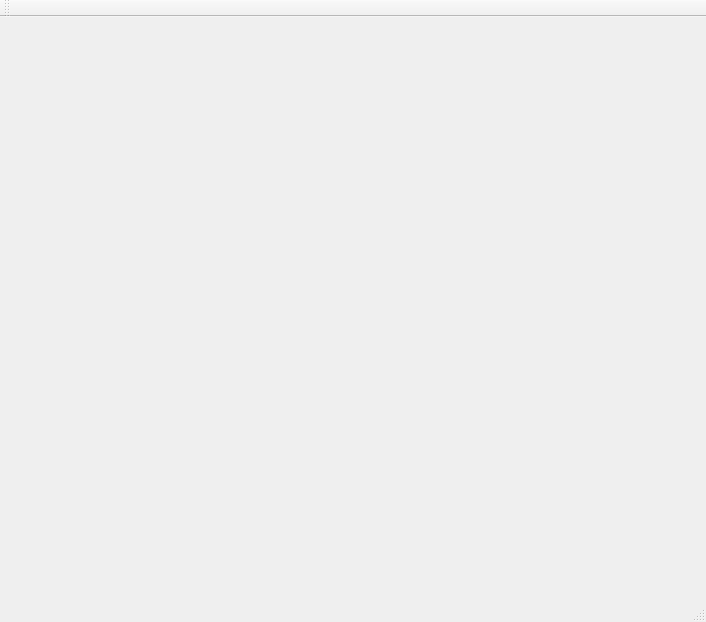
<?xml version="1.0" encoding="UTF-8"?>
<ui version="4.0">
 <class>MainWindow</class>
 <widget class="QMainWindow" name="MainWindow">
  <property name="geometry">
   <rect>
    <x>0</x>
    <y>0</y>
    <width>706</width>
    <height>622</height>
   </rect>
  </property>
  <property name="windowTitle">
   <string>MainWindow</string>
  </property>
  <widget class="QWidget" name="centralWidget"/>
  <widget class="QMenuBar" name="menubar">
   <property name="geometry">
    <rect>
     <x>0</x>
     <y>0</y>
     <width>706</width>
     <height>28</height>
    </rect>
   </property>
  </widget>
  <widget class="QToolBar" name="mainToolBar">
   <attribute name="toolBarArea">
    <enum>TopToolBarArea</enum>
   </attribute>
   <attribute name="toolBarBreak">
    <bool>false</bool>
   </attribute>
  </widget>
  <widget class="QStatusBar" name="statusBar"/>
 </widget>
 <layoutdefault spacing="6" margin="11"/>
 <resources/>
 <connections/>
</ui>
